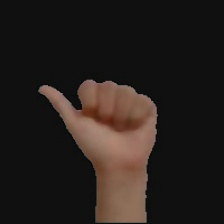
#> input picture augmented_images/a/a (111)_b.jpg, 224 x 224 px; its folder holds only this picture in this run
$ python -i img_preprocess.py   (imports and definitions only)   (older library calls are emulated)
#> lines starting #> are read from the running program, lines starting #| are printed output that depends on the picture; after the words box and inside, x2 and y2 are one past the last pixel; in counts of white or black regions, pixels touching at a corner belong together
#> further down, picture is the input picture: shape (224, 224, 3); mean B, G, R 28.1, 31.6, 38.3
import cv2
import numpy as np
import os

def binarize_with_canny(img, weak_th = None, strong_th = None):

	if img is None:
		raise ValueError("La imagen no puede ser None")
	# conversion of image to grayscale
	img = cv2.cvtColor(img, cv2.COLOR_BGR2GRAY)
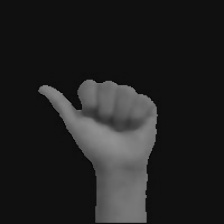
#> img: shape (224, 224); min 1, max 146, mean 33.2

	# Noise reduction step
	img = cv2.GaussianBlur(img, (5, 5), 1.4)

	# Calculating the gradients
	gx = cv2.Sobel(np.float32(img), cv2.CV_64F, 1, 0, 3)
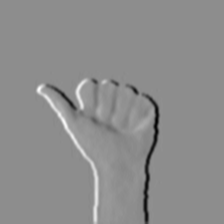
#> gx: shape (224, 224) float64; min -242, max 195, mean 0; drawn with min black and max white
	gy = cv2.Sobel(np.float32(img), cv2.CV_64F, 0, 1, 3)
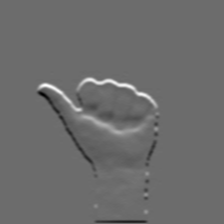
#> gy: shape (224, 224) float64; min -183, max 247, mean 0.5; drawn with min black and max white

	# Conversion of Cartesian coordinates to polar
	mag, ang = cv2.cartToPolar(gx, gy, angleInDegrees = True)
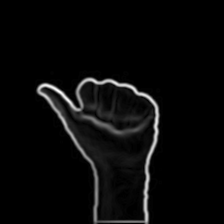
#> mag: shape (224, 224) float64; min 0, max 268.8, mean 9.8; drawn with min black and max white
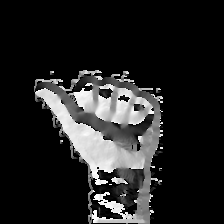
#> ang: shape (224, 224) float64; min 0, max 359.6, mean 48.9; drawn with min black and max white

	# setting the minimum and maximum thresholds
	# for double thresholding
	mag_max = np.max(mag)
#> mag_max = 268.8
	if not weak_th:weak_th = mag_max * 0.1
#> weak_th = 26.88
	if not strong_th:strong_th = mag_max * 0.5
#> strong_th = 134.4

	# getting the dimensions of the input image
	height, width = img.shape
#> height = 224; width = 224

	# Looping through every pixel of the grayscale
	# image
	for i_x in range(width):
		for i_y in range(height):

			grad_ang = ang[i_y, i_x]
			grad_ang = abs(grad_ang-180) if abs(grad_ang)>180 else abs(grad_ang)

			# selecting the neighbours of the target pixel
			# according to the gradient direction
			# In the x axis direction
			if grad_ang<= 22.5:
				neighb_1_x, neighb_1_y = i_x-1, i_y
				neighb_2_x, neighb_2_y = i_x + 1, i_y

			# top right (diagonal-1) direction
			elif grad_ang>22.5 and grad_ang<=(22.5 + 45):
				neighb_1_x, neighb_1_y = i_x-1, i_y-1
				neighb_2_x, neighb_2_y = i_x + 1, i_y + 1

			# In y-axis direction
			elif grad_ang>(22.5 + 45) and grad_ang<=(22.5 + 90):
				neighb_1_x, neighb_1_y = i_x, i_y-1
				neighb_2_x, neighb_2_y = i_x, i_y + 1

			# top left (diagonal-2) direction
			elif grad_ang>(22.5 + 90) and grad_ang<=(22.5 + 135):
				neighb_1_x, neighb_1_y = i_x-1, i_y + 1
				neighb_2_x, neighb_2_y = i_x + 1, i_y-1

			# Now it restarts the cycle
			elif grad_ang>(22.5 + 135) and grad_ang<=(22.5 + 180):
				neighb_1_x, neighb_1_y = i_x-1, i_y
				neighb_2_x, neighb_2_y = i_x + 1, i_y

			# Non-maximum suppression step
			if width>neighb_1_x>= 0 and height>neighb_1_y>= 0:
				if mag[i_y, i_x]<mag[neighb_1_y, neighb_1_x]:
					mag[i_y, i_x]= 0
					continue

			if width>neighb_2_x>= 0 and height>neighb_2_y>= 0:
				if mag[i_y, i_x]<mag[neighb_2_y, neighb_2_x]:
					mag[i_y, i_x]= 0
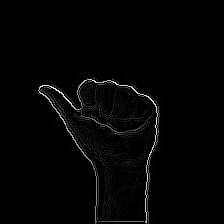
#> mag: shape (224, 224) float64; 15.49% of pixels changed, all inside (x1, y1, x2, y2) = (34, 70, 163, 224); drawn with min black and max white

	weak_ids = np.zeros_like(img)
	strong_ids = np.zeros_like(img)
	ids = np.zeros_like(img)

	# double thresholding step
	for i_x in range(width):
		for i_y in range(height):

			grad_mag = mag[i_y, i_x]

			if grad_mag<weak_th:
				mag[i_y, i_x]= 0
			elif strong_th>grad_mag>= weak_th:
				ids[i_y, i_x]= 1
			else:
				ids[i_y, i_x]= 2
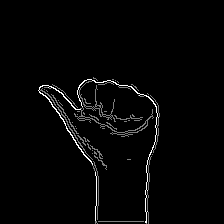
#> ids: shape (224, 224); min 0, max 2, mean 0.0427; drawn with min black and max white
#> mag: shape (224, 224) float64; 6.42% of pixels changed, all inside (x1, y1, x2, y2) = (34, 71, 163, 224)


	return mag

def img_canny(input_dir):
    images = []
    labels = []

    # Recorrer todas las imágenes del directorio de entrada
    for root, dirs, files in os.walk(input_dir):
        for file in files:
            if file.lower().endswith(('.png', '.jpg', '.jpeg')):
                img_path = os.path.join(root, file)
                img = cv2.imread(img_path)
                img = cv2.resize(img, (128, 128))
                # Aplicar el algoritmo de Canny para obtener la silueta de la imagen
                silhouette = binarize_with_canny(img)

                # Extraer la etiqueta desde el nombre de la carpeta
                label = os.path.basename(os.path.dirname(img_path))
                labels.append(label)

                # Agregar la imagen de silueta a la lista
                images.append(silhouette)

    return images, labels

>>> import cv2
>>> picture = cv2.imread('../../augmented_images/a/a (111)_b.jpg')
>>> result = binarize_with_canny(picture)

$ run again, on augmented_images/a/a (133)_b.jpg
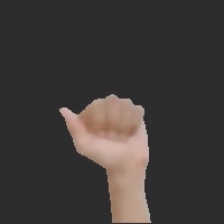
#> input picture augmented_images/a/a (133)_b.jpg, 224 x 224 px
#> picture is the input picture: shape (224, 224, 3); mean B, G, R 56.1, 58.2, 62.6
#> mag_max = 307.6
#> weak_th = 30.76
#> strong_th = 153.8
#> after the loop in binarize_with_canny, `for i_x in range(width):`:
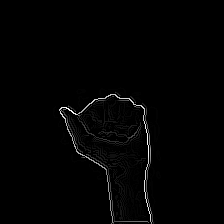
#> mag: shape (224, 224) float64; min 0, max 307.6, mean 3.5; drawn with min black and max white
#> after the loop in binarize_with_canny, `for i_x in range(width):`:
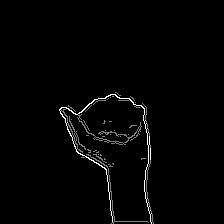
#> ids: shape (224, 224); min 0, max 2, mean 0.0311; drawn with min black and max white

$ run again, on augmented_images/a/a (144)_b.jpg
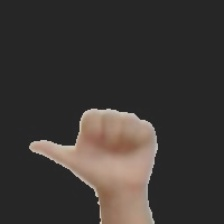
#> input picture augmented_images/a/a (144)_b.jpg, 224 x 224 px
#> picture is the input picture: shape (224, 224, 3); mean B, G, R 52.4, 55.3, 60.1
#> mag_max = 335
#> weak_th = 33.5
#> strong_th = 167.5
#> after the loop in binarize_with_canny, `for i_x in range(width):`:
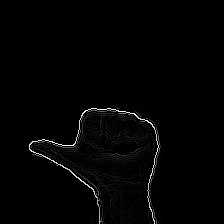
#> mag: shape (224, 224) float64; min 0, max 335, mean 4.2; drawn with min black and max white
#> after the loop in binarize_with_canny, `for i_x in range(width):`:
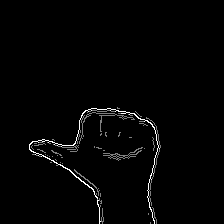
#> ids: shape (224, 224); min 0, max 2, mean 0.0316; drawn with min black and max white

$ run again, on augmented_images/a/a (13)_s.jpg
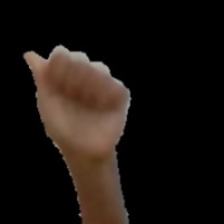
#> input picture augmented_images/a/a (13)_s.jpg, 224 x 224 px
#> picture is the input picture: shape (224, 224, 3); mean B, G, R 15.2, 19.4, 26
#> mag_max = 339.1
#> weak_th = 33.91
#> strong_th = 169.5
#> after the loop in binarize_with_canny, `for i_x in range(width):`:
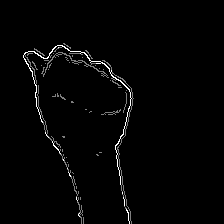
#> ids: shape (224, 224); min 0, max 2, mean 0.0339; drawn with min black and max white
